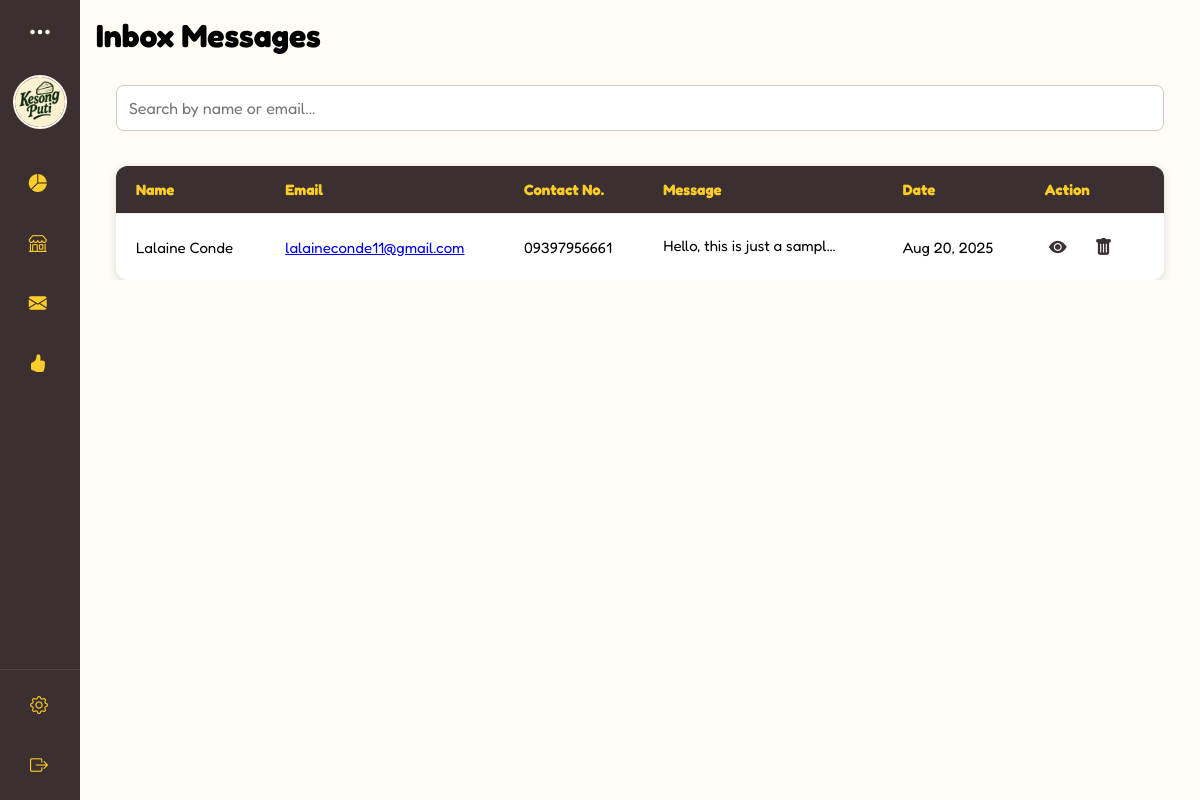
/interfaces/admin/inbox.php (signed in), run on an earlier commit of the app's database.
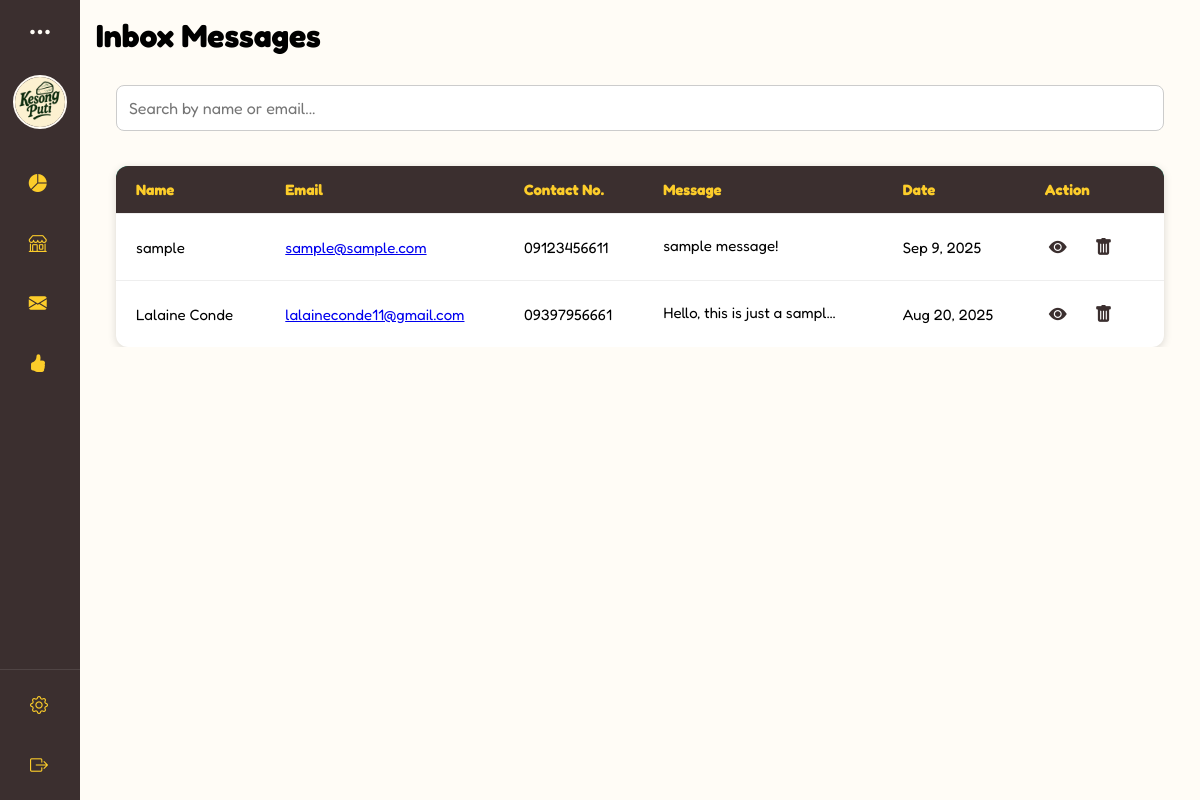
And on a later commit of the database.
### tables this page shows
CREATE TABLE `inbox_messages` (
  `inbox_id` int(11) NOT NULL,
  `name` varchar(100) NOT NULL,
  `email` varchar(150) NOT NULL,
  `contact` varchar(20) NOT NULL,
  `message` text NOT NULL,
  `created_at` timestamp NOT NULL DEFAULT current_timestamp(),
  `recipient` varchar(100) NOT NULL
);

### interfaces/admin/inbox.php (the view, shortened to what this page needs)
<?php
require '../../connection.php';
include ('../../includes/admin-dashboard.php');
if ($_SESSION['role'] === 'admin') {
    $recipient = "admin_" . $_SESSION['admin_id'];
} elseif ($_SESSION['role'] === 'superadmin') {
    $recipient = "super_" . $_SESSION['super_id'];
}
$sql = "SELECT * FROM inbox_messages
        WHERE recipient = '$recipient'
        ORDER BY created_at DESC";
$result = mysqli_query($connection, $sql);
?>
<!DOCTYPE html>
<html lang="en">
<head>
    <link
      rel="stylesheet"
      href="https://cdn.jsdelivr.net/npm/bootstrap-icons/font/bootstrap-icons.css"
    />
    <link rel="stylesheet" href="../../css/admin.css"/>
</head>
<body>
  <div class="main-content">
      <div class="box" id="inbox-content">
        <h1>Inbox Messages</h1>
      <div class="contact-table-wrapper">
        <div class="contact-table-container">
          <input
            type="text"
            id="contactSearch"
            placeholder="Search by name or email..."
          />
          <table class="contact-table">
            <thead>
              <tr>
                <th>Name</th>
                <th>Email</th>
                <th>Contact No.</th>
                <th>Message</th>
                <th>Date</th>
                <th>Action</th>
              </tr>
            </thead>
            <tbody id="contactTableBody">
              <?php if (mysqli_num_rows($result) > 0): ?>
                <?php while ($row = mysqli_fetch_assoc($result)): ?>
                  <?php
                    $to = htmlspecialchars($row['email']);
                    $subject = rawurlencode('Response to your message');
                    $recipient = $row['recipient'];
                    $adminName = "Our Team";
                    if (strpos($recipient, 'admin_') === 0) {
                        $adminId = str_replace('admin_', '', $recipient);
                        $query = mysqli_query($connection, "SELECT username FROM admins WHERE admin_id='$adminId'");
                        if ($query && $adminRow = mysqli_fetch_assoc($query)) {
                            $adminName = $adminRow['username'];
                        }
                    } elseif (strpos($recipient, 'super_') === 0) {
                        $superId = str_replace('super_', '', $recipient);
                        $query = mysqli_query($connection, "SELECT username FROM super_admin WHERE super_id='$superId'");
                        if ($query && $superRow = mysqli_fetch_assoc($query)) {
                            $adminName = $superRow['username'];
                        }
                    }
                    $body = rawurlencode(
                      "Hi {$row['name']},\r\n\r\n".
                      "Thank you for contacting us.\r\n\r\n".
                      "Your Message:\r\n\"{$row['message']}\"\r\n\r\n".
                      "[Insert your response here]\r\n\r\n".
                      "Best regards,\r\n".
                      "$adminName\r\n".
                      "[Your Contact Information]"
                    );
                  ?>
                  <tr>
                    <td><?php echo htmlspecialchars($row['name']); ?></td>
                    <td>
                      <a href="mailto:<?= $to ?>?subject=<?= $subject ?>&body=<?= $body ?>" target="_blank">
                        <?= $to ?>
                      </a>
                    </td>
                    <td><?php echo htmlspecialchars($row['contact']); ?></td>
                    <td class="contact-message"><span class="short-msg"><?php echo htmlspecialchars($row['message']); ?></span></td>
                    <td><?php echo date("M j, Y", strtotime($row['created_at'])); ?></td>
                    <td>
                    <button
                      class="view-btn view-more"
                      data-message="<?php echo htmlspecialchars($row['message']); ?>"
                      data-name="<?php echo htmlspecialchars($row['name']); ?>"
                      title="View More"
                    >
                      <i class="bi bi-eye-fill"></i>
                    </button>
                    <button class="delete-btn" data-id="<?php echo $row['inbox_id']; ?>">
                      <i class="bi bi-trash-fill"></i>
                    </button>
                  </td>
                  </tr>
                <?php endwhile; ?>
              <?php else: ?>
                <tr>
                  <td colspan="6" style="text-align:center;">No messages found</td>
                </tr>
              <?php endif; ?>
            </tbody>
          </table>
        </div>
        </div>
      </div>
</div>
</body>
</html>

What changed in the data, as far as the page shows it:
added inbox_messages: name "sample", email "sample@sample.com", contact "09123456611", message "sample message!", created_at "Sep 9, 2025"
